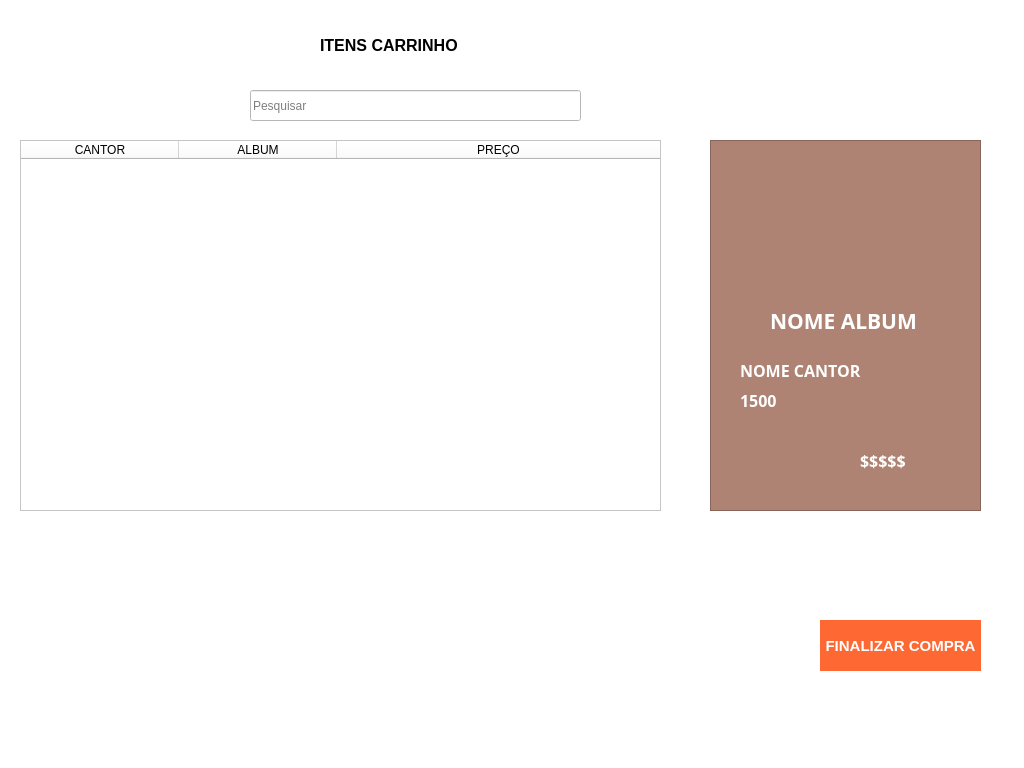
<?xml version="1.0" encoding="UTF-8"?>
<ui version="4.0">
 <class>home</class>
 <widget class="QDialog" name="home">
  <property name="geometry">
   <rect>
    <x>0</x>
    <y>0</y>
    <width>1024</width>
    <height>768</height>
   </rect>
  </property>
  <property name="windowTitle">
   <string>Dialog</string>
  </property>
  <property name="windowOpacity">
   <double>1.000000000000000</double>
  </property>
  <property name="styleSheet">
   <string notr="true">background-color: rgb(255, 255, 255);</string>
  </property>
  <widget class="QTableWidget" name="tableWidget">
   <property name="geometry">
    <rect>
     <x>20</x>
     <y>140</y>
     <width>641</width>
     <height>371</height>
    </rect>
   </property>
   <property name="styleSheet">
    <string notr="true">background-color: #ffffff;
font: 700 12pt &quot;Microsoft YaHei UI&quot;;
alternate-background-color: #AF8373;
selection-background-color: #591D07;</string>
   </property>
   <property name="editTriggers">
    <set>QAbstractItemView::NoEditTriggers</set>
   </property>
   <property name="dragEnabled">
    <bool>false</bool>
   </property>
   <property name="alternatingRowColors">
    <bool>true</bool>
   </property>
   <property name="selectionMode">
    <enum>QAbstractItemView::SingleSelection</enum>
   </property>
   <property name="selectionBehavior">
    <enum>QAbstractItemView::SelectRows</enum>
   </property>
   <property name="showGrid">
    <bool>false</bool>
   </property>
   <property name="gridStyle">
    <enum>Qt::NoPen</enum>
   </property>
   <property name="sortingEnabled">
    <bool>true</bool>
   </property>
   <attribute name="horizontalHeaderCascadingSectionResizes">
    <bool>false</bool>
   </attribute>
   <attribute name="horizontalHeaderMinimumSectionSize">
    <number>40</number>
   </attribute>
   <attribute name="horizontalHeaderDefaultSectionSize">
    <number>158</number>
   </attribute>
   <attribute name="horizontalHeaderShowSortIndicator" stdset="0">
    <bool>true</bool>
   </attribute>
   <attribute name="horizontalHeaderStretchLastSection">
    <bool>true</bool>
   </attribute>
   <attribute name="verticalHeaderVisible">
    <bool>false</bool>
   </attribute>
   <attribute name="verticalHeaderCascadingSectionResizes">
    <bool>false</bool>
   </attribute>
   <attribute name="verticalHeaderHighlightSections">
    <bool>true</bool>
   </attribute>
   <column>
    <property name="text">
     <string>CANTOR</string>
    </property>
   </column>
   <column>
    <property name="text">
     <string>ALBUM</string>
    </property>
   </column>
   <column>
    <property name="text">
     <string>PREÇO</string>
    </property>
   </column>
  </widget>
  <widget class="QPushButton" name="pushButton">
   <property name="geometry">
    <rect>
     <x>620</x>
     <y>90</y>
     <width>41</width>
     <height>31</height>
    </rect>
   </property>
   <property name="cursor">
    <cursorShape>PointingHandCursor</cursorShape>
   </property>
   <property name="styleSheet">
    <string notr="true">font: 700 12pt &quot;Microsoft YaHei UI&quot;;
border-style: outset;
color:rgb(255, 255, 255)</string>
   </property>
   <property name="text">
    <string/>
   </property>
   <property name="icon">
    <iconset>
     <normaloff>../src/icons8-pesquisar-100.png</normaloff>../src/icons8-pesquisar-100.png</iconset>
   </property>
   <property name="iconSize">
    <size>
     <width>32</width>
     <height>32</height>
    </size>
   </property>
  </widget>
  <widget class="QLineEdit" name="lineEdit">
   <property name="geometry">
    <rect>
     <x>250</x>
     <y>90</y>
     <width>331</width>
     <height>31</height>
    </rect>
   </property>
   <property name="styleSheet">
    <string notr="true">font: 12pt &quot;Microsoft YaHei UI&quot;;
font: 700 12pt &quot;Microsoft YaHei UI&quot;;</string>
   </property>
   <property name="text">
    <string notr="true" comment="Digite aqui..." extracomment="Digite aqui..."/>
   </property>
   <property name="placeholderText">
    <string>Pesquisar</string>
   </property>
  </widget>
  <widget class="QFrame" name="frame">
   <property name="geometry">
    <rect>
     <x>710</x>
     <y>140</y>
     <width>271</width>
     <height>371</height>
    </rect>
   </property>
   <property name="styleSheet">
    <string notr="true">background:rgb(175, 131, 115)</string>
   </property>
   <property name="frameShape">
    <enum>QFrame::StyledPanel</enum>
   </property>
   <property name="frameShadow">
    <enum>QFrame::Raised</enum>
   </property>
   <widget class="QLabel" name="label">
    <property name="geometry">
     <rect>
      <x>70</x>
      <y>20</y>
      <width>131</width>
      <height>131</height>
     </rect>
    </property>
    <property name="text">
     <string/>
    </property>
    <property name="pixmap">
     <pixmap>../src/vinil_image.png</pixmap>
    </property>
    <property name="scaledContents">
     <bool>true</bool>
    </property>
   </widget>
   <widget class="QLabel" name="lb_nome_album">
    <property name="geometry">
     <rect>
      <x>60</x>
      <y>170</y>
      <width>161</width>
      <height>21</height>
     </rect>
    </property>
    <property name="font">
     <font>
      <family>Segoe UI Black</family>
      <pointsize>16</pointsize>
      <bold>true</bold>
     </font>
    </property>
    <property name="styleSheet">
     <string notr="true">color:rgb(255, 255, 255)</string>
    </property>
    <property name="text">
     <string>NOME ALBUM</string>
    </property>
   </widget>
   <widget class="QLabel" name="lb_nome_cantor">
    <property name="geometry">
     <rect>
      <x>30</x>
      <y>220</y>
      <width>121</width>
      <height>21</height>
     </rect>
    </property>
    <property name="font">
     <font>
      <family>Segoe UI Black</family>
      <pointsize>12</pointsize>
      <bold>true</bold>
     </font>
    </property>
    <property name="styleSheet">
     <string notr="true">color:rgb(255, 255, 255)</string>
    </property>
    <property name="text">
     <string>NOME CANTOR</string>
    </property>
   </widget>
   <widget class="QLabel" name="lb_ano_lancamento">
    <property name="geometry">
     <rect>
      <x>30</x>
      <y>250</y>
      <width>41</width>
      <height>21</height>
     </rect>
    </property>
    <property name="font">
     <font>
      <family>Segoe UI Black</family>
      <pointsize>12</pointsize>
      <bold>true</bold>
     </font>
    </property>
    <property name="styleSheet">
     <string notr="true">color:rgb(255, 255, 255)</string>
    </property>
    <property name="text">
     <string>1500</string>
    </property>
   </widget>
   <widget class="QLabel" name="label_5">
    <property name="geometry">
     <rect>
      <x>150</x>
      <y>310</y>
      <width>81</width>
      <height>21</height>
     </rect>
    </property>
    <property name="font">
     <font>
      <family>Segoe UI Black</family>
      <pointsize>12</pointsize>
      <bold>true</bold>
     </font>
    </property>
    <property name="styleSheet">
     <string notr="true">color:rgb(255, 255, 255)</string>
    </property>
    <property name="text">
     <string>$$$$$</string>
    </property>
   </widget>
  </widget>
  <widget class="QLabel" name="icon_Perfil">
   <property name="geometry">
    <rect>
     <x>20</x>
     <y>20</y>
     <width>51</width>
     <height>51</height>
    </rect>
   </property>
   <property name="cursor">
    <cursorShape>ArrowCursor</cursorShape>
   </property>
   <property name="styleSheet">
    <string notr="true">background-color: rgb(255, 255, 255);
</string>
   </property>
   <property name="text">
    <string/>
   </property>
   <property name="pixmap">
    <pixmap>../database/image_Bank/perfil_Icon.png</pixmap>
   </property>
   <property name="scaledContents">
    <bool>true</bool>
   </property>
  </widget>
  <widget class="QLabel" name="label_8">
   <property name="geometry">
    <rect>
     <x>320</x>
     <y>30</y>
     <width>251</width>
     <height>30</height>
    </rect>
   </property>
   <property name="font">
    <font>
     <family>Microsoft YaHei UI</family>
     <pointsize>12</pointsize>
     <bold>true</bold>
    </font>
   </property>
   <property name="styleSheet">
    <string notr="true">color: rgb(0, 0, 0);</string>
   </property>
   <property name="text">
    <string>ITENS CARRINHO</string>
   </property>
  </widget>
  <widget class="QPushButton" name="pushButton_2">
   <property name="geometry">
    <rect>
     <x>820</x>
     <y>620</y>
     <width>161</width>
     <height>51</height>
    </rect>
   </property>
   <property name="font">
    <font>
     <family>Microsoft YaHei UI</family>
     <pointsize>11</pointsize>
     <bold>true</bold>
    </font>
   </property>
   <property name="cursor">
    <cursorShape>PointingHandCursor</cursorShape>
   </property>
   <property name="styleSheet">
    <string notr="true">background-color: rgb(254, 104, 50);
border-style: outset;
color:rgb(255, 255, 255)
</string>
   </property>
   <property name="text">
    <string>FINALIZAR COMPRA</string>
   </property>
  </widget>
 </widget>
 <resources/>
 <connections/>
</ui>
